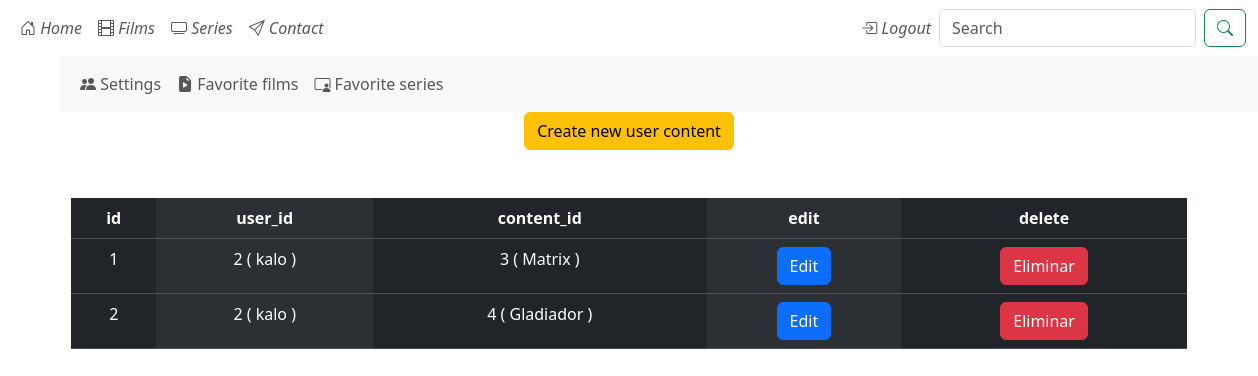
The page /admin/users_contents/showAll (signed in) on the database its author committed.
### tables this page shows
CREATE TABLE users_contents (
            id INTEGER PRIMARY KEY AUTOINCREMENT,
            user_id INTEGER,
            content_id INTEGER,
            foreign key (user_id) references users(id) ON UPDATE CASCADE ON DELETE CASCADE,
            foreign key (content_id) references contents(id) ON UPDATE CASCADE ON DELETE CASCADE
        );

CREATE TABLE users (
                                    id INTEGER PRIMARY KEY AUTOINCREMENT,
                                    name varchar(255),
                                    password varchar(255),
                                    email varchar(50),
                                    birddate date,
                                    rol varchar(20) default 'normal'
                            );

CREATE TABLE contents (
                    id INTEGER PRIMARY KEY AUTOINCREMENT,
                    type varchar(20),
                    genre varchar(20),
                    title varchar(255),
                    year integer,
                    image varchar(255),
                    clicks integer
            );

### main.py (the view)
@app.route("/admin/users_contents/showAll")
@app.route("/admin/users_contents/showAll/<page>")
def show_all_users_contents_admin(page=0):
    if 'name' not in session:
        if session["rol"] != "admin":
            return redirect("/form_login")
    page=int(page)
    users_contents=sqlite_users_contents.get_all_users_contents(page*10)
    total_pages=sqlite_users_contents.get_count_users_contents()
    last_page=floor(total_pages/10)
    return render_template("admin/users_contents/showAll.html",users_contents=users_contents, sqlite_users=sqlite_users, sqlite_contents=sqlite_contents, page=page, last_page=last_page)

### data/sqliteClient.py (called while the page is built, shortened)
    def connect(self):
        incializar_bd=False
        if not os.path.exists(self.SQLITE_DB):
            incializar_bd=True
        try:
            self.connection=sqlite3.connect(self.SQLITE_DB, check_same_thread=False)
            self.cursor=self.connection.cursor()
        except Exception as e:
            print("Exception: ", e)

    def close(self):
        if self.connection!=None:
            self.connection.close()

### data/sqliteContents.py (called while the page is built)
    def get_content_by_field(self, field, value):
        self.sqliteClient.cursor.execute(f"SELECT * FROM contents WHERE {field}='{value}'")
        tupla=self.sqliteClient.cursor.fetchall()
        return tupla

### data/sqliteUsers.py (called while the page is built)
    def get_user_by_field(self, field, value):
        print ("pasado el valor ", field, value)
        self.sqliteClient.cursor.execute(f"SELECT * FROM users WHERE {field}='{value}'")
        tupla=self.sqliteClient.cursor.fetchall()
        return tupla

### data/sqliteUsersContents.py (called while the page is built)
    def get_all_users_contents(self, page):
        self.sqliteClient.cursor.execute("SELECT * FROM users_contents LIMIT ?, 10", (page,))
        return self.sqliteClient.cursor.fetchall()

    def get_count_users_contents(self)->int:
        self.sqliteClient.cursor.execute("SELECT count(*) FROM users_contents")
        count=self.sqliteClient.cursor.fetchall()[0][0]
        return count

### main.py (called while the page is built)
@app.before_request
def before_request_func():
    database.connect()

@app.after_request
def after_request_func(response):
    database.close()
    return response

### templates/admin/users_contents/showAll.html (shortened to what this page needs)
{% extends "base.html" %}
{% block content %}
{% set delete_to_user_content=-1 %}
<div class="container text-center">
    <a href="/admin/users_contents/form_create" class="btn btn-warning">Create new user content</a>
    <div class="row">
        <div class="col md-12">
            <nav class="navbar">
            </nav>
        </div>
    </div>
    <div class="row">
        <div class="col md-6 mx-auto mt-3">
            <table class="table table-dark table-striped-columns">
                <thead>
                    <tr>
                        <th>id</th>
                        <th>user_id</th>
                        <th>content_id</th>
                        <th>edit</th>
                        <th>delete</th>
                    </tr>
                </thead>
                    <tbody>
                        {%for user_content in users_contents %}
                        <tr>
                            <td>{{user_content[0]}}</td>
                            {% set user_id=user_content[1] %}
                            <td>{{user_id}} ( {{ sqlite_users.get_user_by_field("id", user_id )[0][1]}} )</td>
                            {% set content_id=user_content[2] %}
                            <td>{{content_id}} ( {{ sqlite_contents.get_content_by_field("id", content_id )[0][3]}} )</td>
                            <td>
                                <form action="/admin/users_contents/form_update" method="post">
                                <button type="submit" class="btn btn-primary">Edit</button>
                                </form>
                            </td>
                            <td>
                                {% set delete_to_user_content=user_content[0] %}
                                <button type="button" class="btn btn-danger" data-bs-toggle="modal" data-bs-target="#exampleModal{{delete_to_user_content}}">
                                    Eliminar
                                </button>
                            </td>
                        </tr>
                        {% endfor %}
                    </tbody>
            </table>
        </div>
    </div>
</div>
{% endblock %}

### rows shown on the page
users_contents: id "1", user "2", content "3"
users: name "kalo"
contents: title "Matrix"
users_contents: id "2", user_id "2", content "4"
contents: title "Gladiador"
